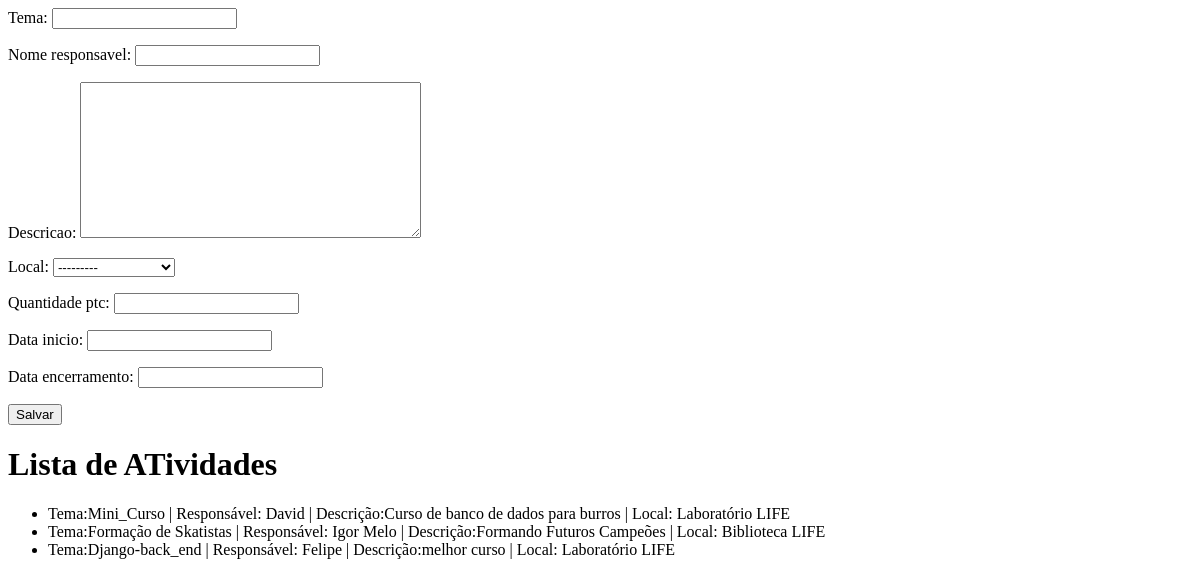
The page /core/atividades/ on the database as committed earlier.
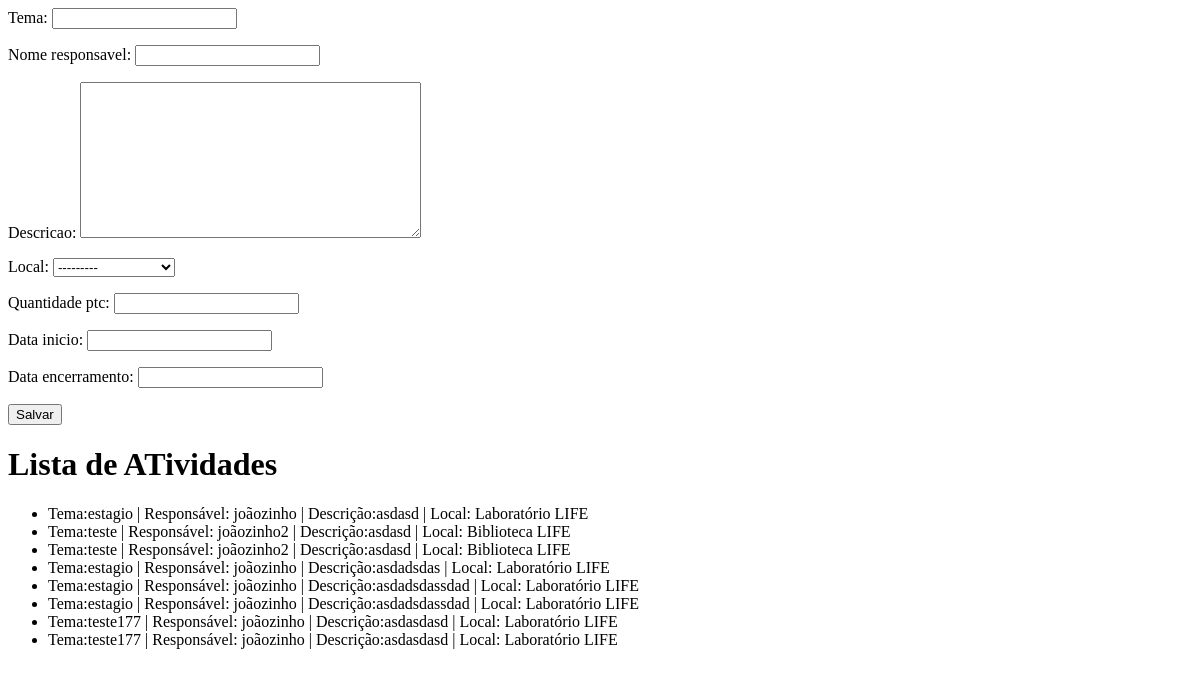
The same page on the database as committed later.
### core/models.py (models this page shows, shortened)
class Atividade(models.Model):
    tema = models.CharField(max_length=255)
    nome_responsavel = models.CharField(max_length=255)
    descricao = models.TextField()
    local = models.ForeignKey(Local, on_delete=models.CASCADE)
    quantidade_ptc = models.IntegerField()
    data_inicio = models.DateField(max_length=10)
    data_encerramento = models.DateField(max_length=10)

class Local(models.Model):
    nome = models.CharField(max_length=255)
    def __str__(self):
        return self.nome

### core/views.py (the view)
# urls.py: path('atividades/', lista_atividades, name='core_lista_atividades'),
def lista_atividades(request):
    atividades = Atividade.objects.all()
    form = AtividadeForm()
    data = {'atividades': atividades , 'form': form}
    return render(request, 'core/lista_atividades.html',data)

### core/forms.py
class AtividadeForm(ModelForm):
    class Meta:
        model = Atividade
        fields = '__all__'

### core/templates/core/lista_atividades.html (shortened to what this page needs)
<form action="{% url 'core_nova_atividade' %}" method="POST">
    {{ form.as_p }}
    <button type="submit"> Salvar </button>
</form>
<h1>Lista de ATividades</h1>
<ul>
    {% for atividade in atividades %}
        <li> Tema:{{ atividade.tema }} | Responsável: {{ atividade.nome_responsavel }} | Descrição:{{ atividade.descricao }} | Local: {{ atividade.local }}  </li>
    {% endfor %}
</ul>

Rows that differ between the two databases and show on the page:
removed Atividade: tema "Mini_Curso", nome_responsavel "David", descricao "Curso de banco de dados para burros", local "Laboratório LIFE"
removed Atividade: tema "Formação de Skatistas", nome_responsavel "Igor Melo", descricao "Formando Futuros Campeões", local "Biblioteca LIFE"
removed Atividade: tema "Django-back_end", nome_responsavel "Felipe", descricao "melhor curso", local "Laboratório LIFE"
added Atividade: tema "estagio", nome_responsavel "joãozinho", descricao "asdasd", local "Laboratório LIFE"
added Atividade: tema "teste", nome_responsavel "joãozinho2", descricao "asdasd", local "Biblioteca LIFE"
added Atividade: tema "teste", nome_responsavel "joãozinho2", descricao "asdasd", local "Biblioteca LIFE"
added Atividade: tema "estagio", nome_responsavel "joãozinho", descricao "asdadsdas", local "Laboratório LIFE"
added Atividade: tema "estagio", nome_responsavel "joãozinho", descricao "asdadsdassdad", local "Laboratório LIFE"
added Atividade: tema "estagio", nome_responsavel "joãozinho", descricao "asdadsdassdad", local "Laboratório LIFE"
added Atividade: tema "teste177", nome_responsavel "joãozinho", descricao "asdasdasd", local "Laboratório LIFE"
added Atividade: tema "teste177", nome_responsavel "joãozinho", descricao "asdasdasd", local "Laboratório LIFE"
